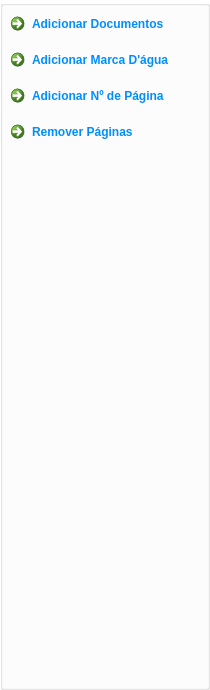
       <widget class="QWidget" name="page">
        <property name="geometry">
         <rect>
          <x>0</x>
          <y>0</y>
          <width>210</width>
          <height>690</height>
         </rect>
        </property>
        <property name="minimumSize">
         <size>
          <width>0</width>
          <height>40</height>
         </size>
        </property>
        <attribute name="label">
         <string>Editar</string>
        </attribute>
        <layout class="QVBoxLayout" name="verticalLayout">
         <property name="spacing">
          <number>0</number>
         </property>
         <property name="leftMargin">
          <number>0</number>
         </property>
         <property name="topMargin">
          <number>0</number>
         </property>
         <property name="rightMargin">
          <number>0</number>
         </property>
         <property name="bottomMargin">
          <number>0</number>
         </property>
         <item>
          <widget class="QGroupBox" name="verticalGroupBox">
           <property name="sizePolicy">
            <sizepolicy hsizetype="Fixed" vsizetype="Expanding">
             <horstretch>0</horstretch>
             <verstretch>0</verstretch>
            </sizepolicy>
           </property>
           <property name="minimumSize">
            <size>
             <width>210</width>
             <height>0</height>
            </size>
           </property>
           <property name="styleSheet">
            <string notr="true">background-color: rgb(255, 255, 255); color: rgb(0, 142, 255);</string>
           </property>
           <layout class="QVBoxLayout" name="verticalLayout_2">
            <property name="spacing">
             <number>0</number>
            </property>
            <property name="leftMargin">
             <number>0</number>
            </property>
            <property name="topMargin">
             <number>0</number>
            </property>
            <property name="rightMargin">
             <number>0</number>
            </property>
            <property name="bottomMargin">
             <number>0</number>
            </property>
            <item>
             <widget class="QCommandLinkButton" name="add_new_file">
              <property name="sizePolicy">
               <sizepolicy hsizetype="Expanding" vsizetype="Minimum">
                <horstretch>0</horstretch>
                <verstretch>0</verstretch>
               </sizepolicy>
              </property>
              <property name="minimumSize">
               <size>
                <width>198</width>
                <height>0</height>
               </size>
              </property>
              <property name="maximumSize">
               <size>
                <width>16777215</width>
                <height>50</height>
               </size>
              </property>
              <property name="cursor">
               <cursorShape>PointingHandCursor</cursorShape>
              </property>
              <property name="styleSheet">
               <string notr="true">QCommandLinkButton {font: 11pt &quot;Segoe UI&quot;; } QCommandLinkButton:checked {background-color: rgb(0, 166, 237);color: white; }</string>
              </property>
              <property name="text">
               <string>Adicionar Documentos</string>
              </property>
              <property name="checkable">
               <bool>false</bool>
              </property>
              <property name="checked">
               <bool>false</bool>
              </property>
             </widget>
            </item>
            <item>
             <widget class="QCommandLinkButton" name="add_m_d_agua">
              <property name="sizePolicy">
               <sizepolicy hsizetype="Expanding" vsizetype="Minimum">
                <horstretch>0</horstretch>
                <verstretch>0</verstretch>
               </sizepolicy>
              </property>
              <property name="minimumSize">
               <size>
                <width>198</width>
                <height>0</height>
               </size>
              </property>
              <property name="maximumSize">
               <size>
                <width>16777215</width>
                <height>50</height>
               </size>
              </property>
              <property name="cursor">
               <cursorShape>PointingHandCursor</cursorShape>
              </property>
              <property name="styleSheet">
               <string notr="true">QCommandLinkButton {font: 11pt &quot;Segoe UI&quot;; } QCommandLinkButton:checked {background-color: rgb(0, 166, 237);color: white; }</string>
              </property>
              <property name="text">
               <string>Adicionar Marca D'água</string>
              </property>
              <property name="checkable">
               <bool>false</bool>
              </property>
             </widget>
            </item>
            <item>
             <widget class="QCommandLinkButton" name="add_n_pg">
              <property name="sizePolicy">
               <sizepolicy hsizetype="Expanding" vsizetype="Minimum">
                <horstretch>0</horstretch>
                <verstretch>0</verstretch>
               </sizepolicy>
              </property>
              <property name="minimumSize">
               <size>
                <width>198</width>
                <height>0</height>
               </size>
              </property>
              <property name="maximumSize">
               <size>
                <width>16777215</width>
                <height>50</height>
               </size>
              </property>
              <property name="cursor">
               <cursorShape>PointingHandCursor</cursorShape>
              </property>
              <property name="styleSheet">
               <string notr="true">QCommandLinkButton {font: 11pt &quot;Segoe UI&quot;; } QCommandLinkButton:checked {background-color: rgb(0, 166, 237);color: white; }</string>
              </property>
              <property name="text">
               <string>Adicionar Nº de Página</string>
              </property>
              <property name="checkable">
               <bool>false</bool>
              </property>
             </widget>
            </item>
            <item>
             <widget class="QCommandLinkButton" name="delete_page_menu">
              <property name="sizePolicy">
               <sizepolicy hsizetype="Expanding" vsizetype="Minimum">
                <horstretch>0</horstretch>
                <verstretch>0</verstretch>
               </sizepolicy>
              </property>
              <property name="minimumSize">
               <size>
                <width>198</width>
                <height>0</height>
               </size>
              </property>
              <property name="maximumSize">
               <size>
                <width>16777215</width>
                <height>50</height>
               </size>
              </property>
              <property name="cursor">
               <cursorShape>PointingHandCursor</cursorShape>
              </property>
              <property name="styleSheet">
               <string notr="true">QCommandLinkButton {font: 11pt &quot;Segoe UI&quot;; } QCommandLinkButton:checked {background-color: rgb(0, 166, 237);color: white; }</string>
              </property>
              <property name="text">
               <string>Remover Páginas</string>
              </property>
              <property name="checkable">
               <bool>false</bool>
              </property>
             </widget>
            </item>
            <item>
             <spacer name="verticalSpacer_4">
              <property name="orientation">
               <enum>Qt::Vertical</enum>
              </property>
              <property name="sizeHint" stdset="0">
               <size>
                <width>20</width>
                <height>40</height>
               </size>
              </property>
             </spacer>
            </item>
           </layout>
          </widget>
         </item>
        </layout>
       </widget>
